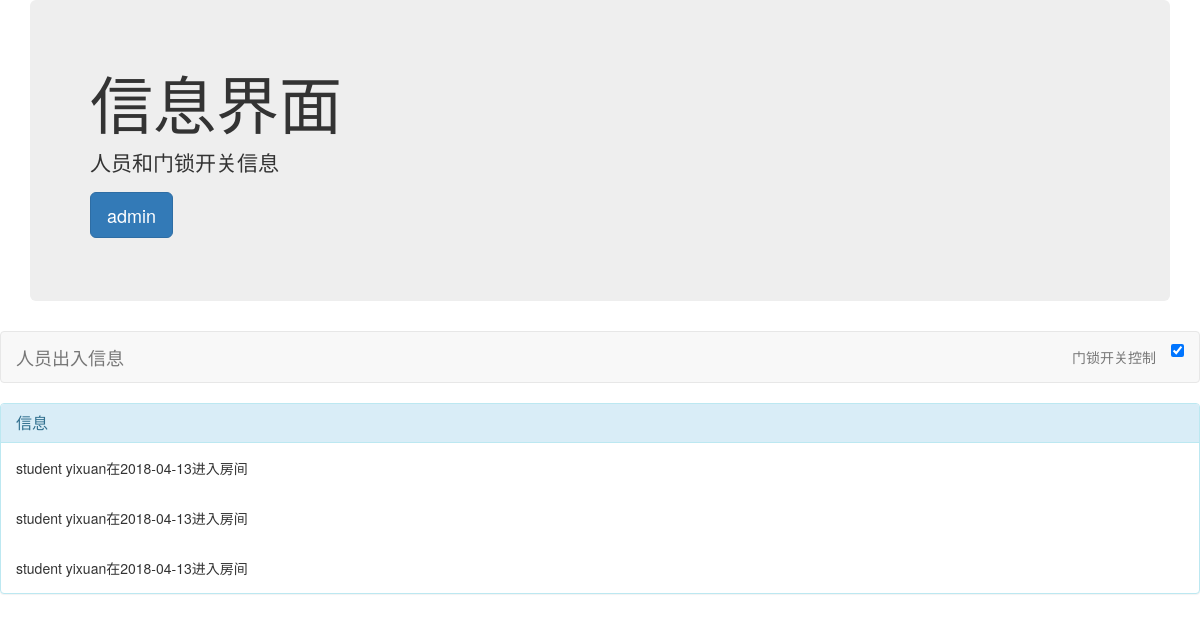
Before: / with the older database file.
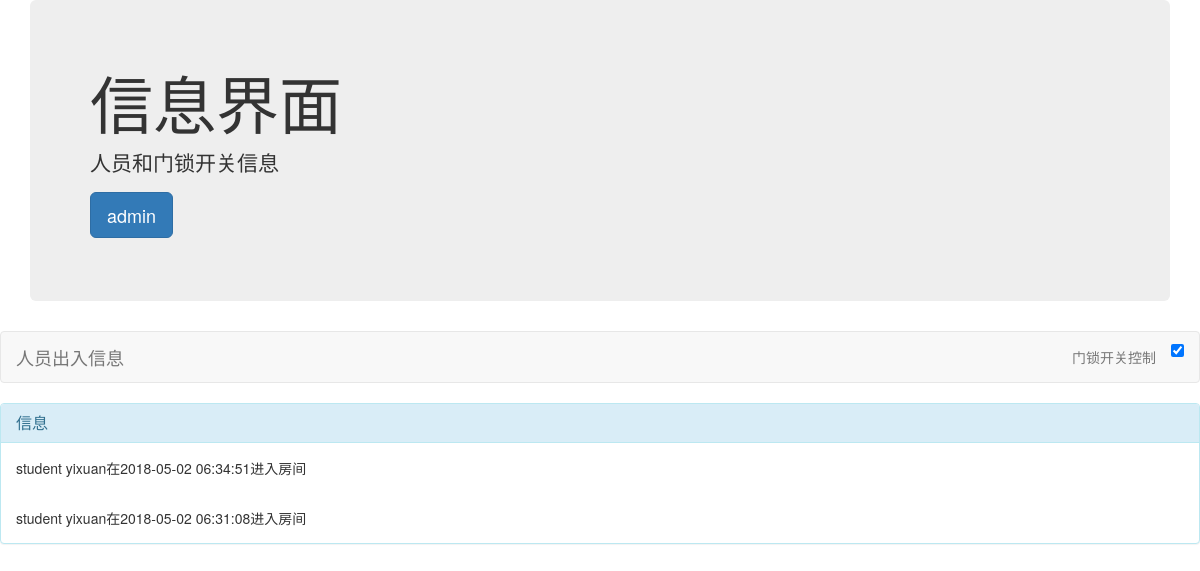
After: the same page with the newer database file.
### face/models.py (models this page shows, shortened)
class Action(models.Model):
    name = models.CharField(max_length=10, verbose_name='姓名')
    identity = models.CharField(max_length=20, verbose_name='身份')
    time = models.CharField(max_length=50, verbose_name='时间')

### face/views.py (the view)
# urls.py: url(r'^$', views.index, name='index'),
def index(request):
    all_record = Action.objects.order_by('-time')
    return render(request, 'index.html', context={
        'records': all_record,
    })

### templates/index.html (shortened to what this page needs)
<!DOCTYPE html>
<html>
<head>
	<link rel="stylesheet" href="https://cdn.bootcss.com/bootstrap/3.3.7/css/bootstrap.min.css">
</head>
<body>
<div class="container">
   <div class="jumbotron">
        <h1>信息界面</h1>
        <p>人员和门锁开关信息</p>
        <p><a class="btn btn-primary btn-lg" role="button" href="admin">
        admin</a>
      </p>
   </div>
</div>
<nav class="navbar navbar-default" role="navigation">
    <div class="container-fluid">
    <div class="navbar-header">
        <a class="navbar-brand">人员出入信息</a>
    </div>
    <div>
        <form class="navbar-form navbar-right" role="search">
            <div class="switch" data-on="success" data-off="warning">
            <input type="checkbox" checked />
</div>
        </form>
        <p class="navbar-text navbar-right">门锁开关控制</p>
    </div>
    </div>
</nav>
<div class="panel panel-info">
	<div class="panel-heading">
		<h3 class="panel-title">信息</h3>
	</div>
  {% for record in records %}
    <div class="panel-body">
      {{ record.identity }} {{ record.name }}在{{ record.time }}进入房间
    </div>
  {% endfor %}
</div>
</body>
</html>

Changed rows visible on the page:
removed Action: identity "student", name "yixuan", time "2018-04-13"
removed Action: identity "student", name "yixuan", time "2018-04-13"
removed Action: identity "student", name "yixuan", time "2018-04-13"
added Action: identity "student", name "yixuan", time "2018-05-02 06:34:51"
added Action: identity "student", name "yixuan", time "2018-05-02 06:31:08"
